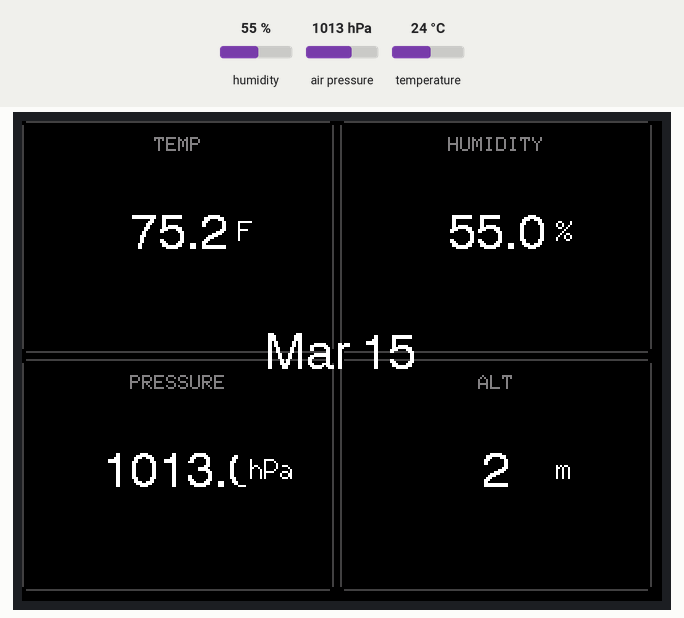
Recording of a program running on a simulated ESP32. On the bench: 320×240 colour display. Inputs (shaded band) come from the test bench; at power-on: humidity 55 %, air pressure 1013 hPa, temperature 24 °C. The local clock reads 2024-03-15 10:24:30 at power-on unless the program sets it; what the program prints to the serial monitor is not drawn.

Above: at 2.6 s.
2.7 s: humidity set to 22 %
At 5.0 s:
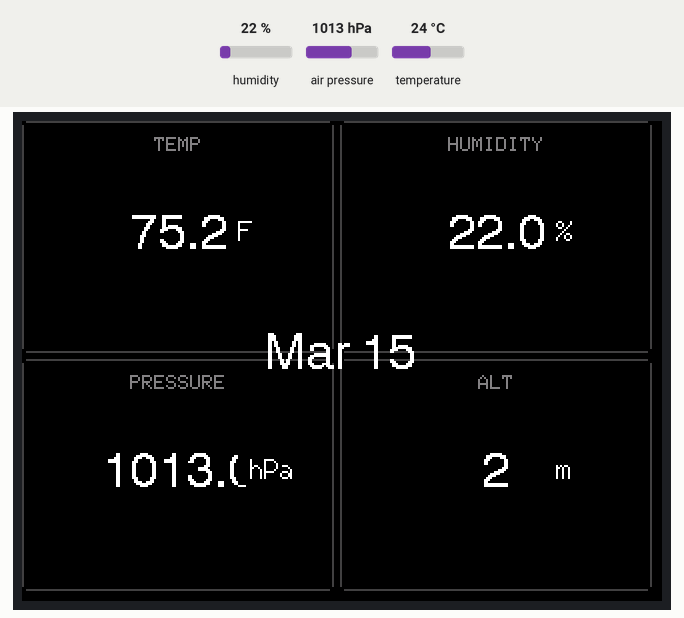
5.5 s: air pressure set to 952 hPa
At 6.8 s:
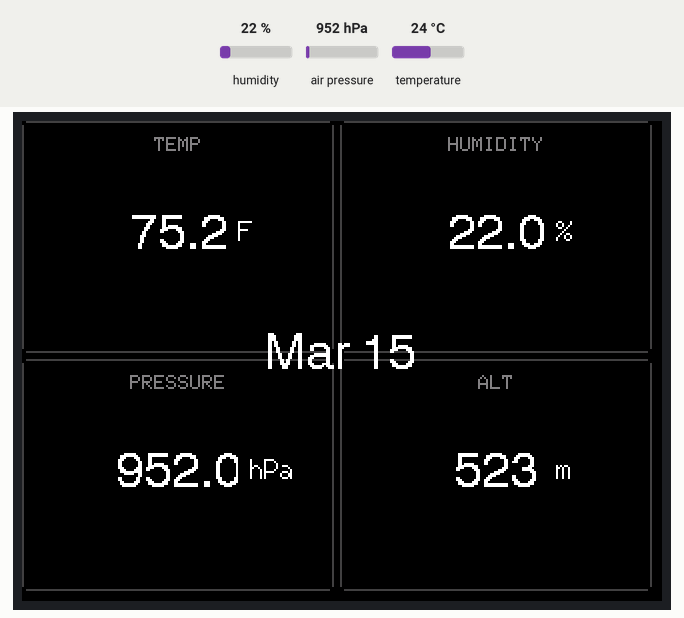
7.5 s: temperature set to 12 °C
At 9.2 s:
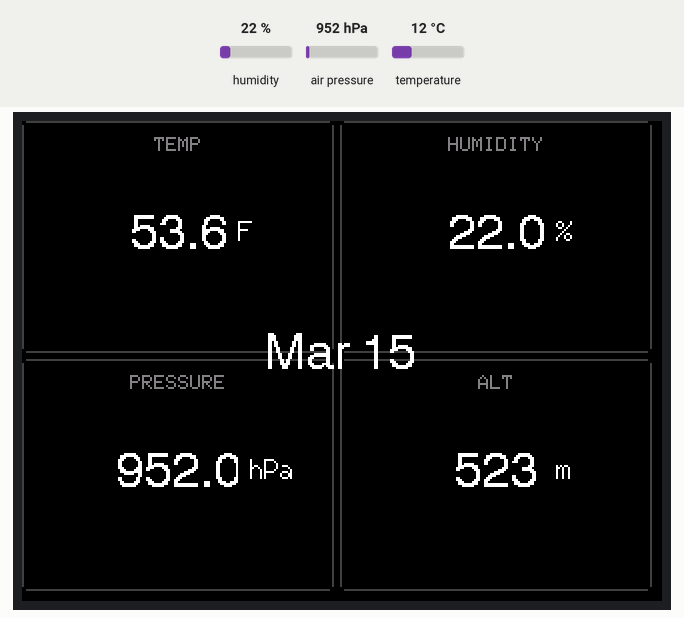
9.5 s: humidity set to 40 %
At 10.8 s:
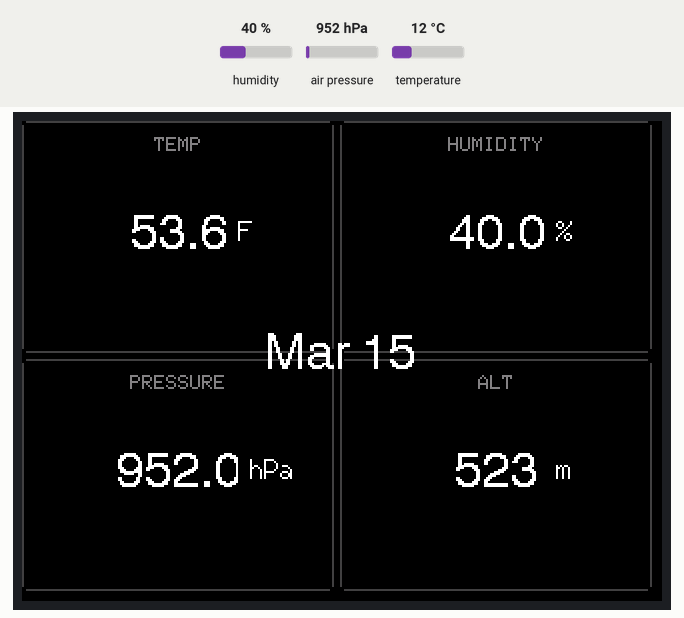
11.5 s: air pressure set to 975 hPa
At 12.6 s:
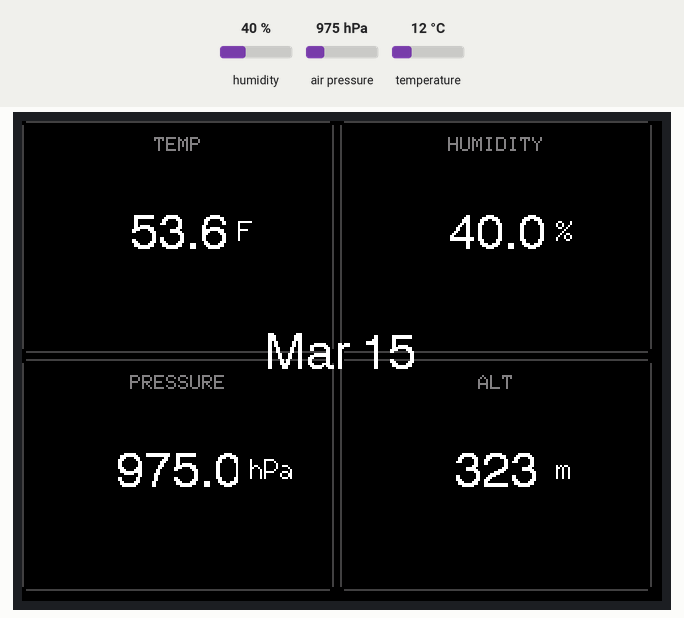
Timing chart, 0 to 14.5 s (numbered marks = the images above; inputs shaded):
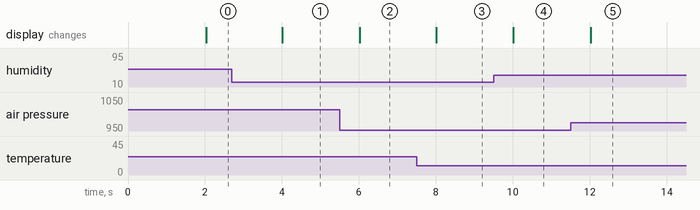

The program:

main.cpp
```cpp
#include <Arduino.h>
#include <Wire.h>
#include <Adafruit_Sensor.h>
#include <Adafruit_BME280.h>
#include <TFT_eSPI.h>
#include <time.h>

// ── I2C pins for ESP32 CYD ──────────────────────────────────────────────────
// The CYD exposes a JST connector on the back with 3.3V, GND, IO22, IO27
// Use those for I2C: SDA = 22, SCL = 27
#define I2C_SDA 22
#define I2C_SCL 27

// ── BME280 ───────────────────────────────────────────────────────────────────
// Default I2C address is 0x76 (SDO tied to GND) or 0x77 (SDO tied to VCC)
#define BME280_ADDRESS 0x77

Adafruit_BME280 bme;
TFT_eSPI tft = TFT_eSPI();

// ── Layout constants ─────────────────────────────────────────────────────────
// Color theme selection: Set USE_BW_THEME to true for black & white theme
const bool USE_BW_THEME = true;

// Color palette - Dark Neon Theme
const uint16_t COLOR_BG_DARK        = 0x0000;   // Deep black
const uint16_t COLOR_QUAD_BG_DARK   = 0x1082;   // Dark charcoal
const uint16_t COLOR_ACCENT_1_DARK  = 0x07FF;   // Cyan
const uint16_t COLOR_ACCENT_2_DARK  = 0x07E0;   // Mint green
const uint16_t COLOR_ACCENT_3_DARK  = 0xFD20;   // Soft orange
const uint16_t COLOR_ACCENT_4_DARK  = 0x00FF;   // Light cyan
const uint16_t COLOR_LABEL_DARK     = 0x8410;   // Subtle gray
const uint16_t COLOR_ERROR_DARK     = TFT_RED;
const uint16_t COLOR_BORDER_DARK    = 0x2945;   // Subtle border color

// Color palette - Black & White Theme
const uint16_t COLOR_BG_BW          = TFT_BLACK;
const uint16_t COLOR_QUAD_BG_BW     = TFT_BLACK;
const uint16_t COLOR_ACCENT_1_BW    = TFT_WHITE;
const uint16_t COLOR_ACCENT_2_BW    = TFT_WHITE;
const uint16_t COLOR_ACCENT_3_BW    = TFT_WHITE;
const uint16_t COLOR_ACCENT_4_BW    = TFT_WHITE;
const uint16_t COLOR_LABEL_BW       = 0x8410;   // Light gray
const uint16_t COLOR_ERROR_BW       = TFT_RED;
const uint16_t COLOR_BORDER_BW      = 0x4208;   // Dark gray border

// Active theme
const uint16_t COLOR_BG        = USE_BW_THEME ? COLOR_BG_BW : COLOR_BG_DARK;
const uint16_t COLOR_QUAD_BG   = USE_BW_THEME ? COLOR_QUAD_BG_BW : COLOR_QUAD_BG_DARK;
const uint16_t COLOR_ACCENT_1  = USE_BW_THEME ? COLOR_ACCENT_1_BW : COLOR_ACCENT_1_DARK;
const uint16_t COLOR_ACCENT_2  = USE_BW_THEME ? COLOR_ACCENT_2_BW : COLOR_ACCENT_2_DARK;
const uint16_t COLOR_ACCENT_3  = USE_BW_THEME ? COLOR_ACCENT_3_BW : COLOR_ACCENT_3_DARK;
const uint16_t COLOR_ACCENT_4  = USE_BW_THEME ? COLOR_ACCENT_4_BW : COLOR_ACCENT_4_DARK;
const uint16_t COLOR_LABEL     = USE_BW_THEME ? COLOR_LABEL_BW : COLOR_LABEL_DARK;
const uint16_t COLOR_ERROR     = USE_BW_THEME ? COLOR_ERROR_BW : COLOR_ERROR_DARK;
const uint16_t COLOR_BORDER    = USE_BW_THEME ? COLOR_BORDER_BW : COLOR_BORDER_DARK;

bool bmeOk = false;
unsigned long lastRead = 0;
const unsigned long READ_INTERVAL = 2000;  // ms

// ── Previous values for partial redraw ───────────────────────────────────────
float prevTemp = -999, prevHum = -999, prevPres = -999, prevAlt = -999;

// ─────────────────────────────────────────────────────────────────────────────
void drawStaticUI() {
  tft.fillScreen(COLOR_BG);

  // 2x2 quadrants with spacing and beveled corners
  const uint16_t MARGIN = 3;         // Gap between quadrants
  const uint16_t QUAD_W = 156;       // Slightly smaller quadrants
  const uint16_t QUAD_H = 116;

  // Helper function to draw rounded rectangle
  auto drawRoundedQuad = [&](int x, int y, uint16_t w, uint16_t h, const char* label, int label_y) {
    const int radius = 6;

    // Fill center rectangle
    tft.fillRect(x + radius, y, w - 2*radius, h, COLOR_QUAD_BG);
    tft.fillRect(x, y + radius, w, h - 2*radius, COLOR_QUAD_BG);

    // Fill corner circles for rounded corners
    for (int i = 0; i < radius; i++) {
      int offset = i * i;  // For smooth curve
      for (int j = 0; j < radius; j++) {
        if (i*i + j*j <= radius*radius) {
          // Top-left
          tft.drawPixel(x + radius - 1 - i, y + radius - 1 - j, COLOR_QUAD_BG);
          // Top-right
          tft.drawPixel(x + w - radius + i, y + radius - 1 - j, COLOR_QUAD_BG);
          // Bottom-left
          tft.drawPixel(x + radius - 1 - i, y + h - radius + j, COLOR_QUAD_BG);
          // Bottom-right
          tft.drawPixel(x + w - radius + i, y + h - radius + j, COLOR_QUAD_BG);
        }
      }
    }

    // Draw border with rounded corners
    // Top edge
    tft.drawFastHLine(x + radius, y, w - 2*radius, COLOR_BORDER);
    // Bottom edge
    tft.drawFastHLine(x + radius, y + h - 1, w - 2*radius, COLOR_BORDER);
    // Left edge
    tft.drawFastVLine(x, y + radius, h - 2*radius, COLOR_BORDER);
    // Right edge
    tft.drawFastVLine(x + w - 1, y + radius, h - 2*radius, COLOR_BORDER);

    // Draw corner curves
    for (int i = 0; i < radius; i++) {
      for (int j = 0; j < radius; j++) {
        if (i*i + j*j == radius*radius || (i*i + j*j < radius*radius && (i == radius-1 || j == radius-1))) {
          // Top-left corner
          tft.drawPixel(x + radius - 1 - i, y + radius - 1 - j, COLOR_BORDER);
          // Top-right corner
          tft.drawPixel(x + w - radius + i, y + radius - 1 - j, COLOR_BORDER);
          // Bottom-left corner
          tft.drawPixel(x + radius - 1 - i, y + h - radius + j, COLOR_BORDER);
          // Bottom-right corner
          tft.drawPixel(x + w - radius + i, y + h - radius + j, COLOR_BORDER);
        }
      }
    }

    // Label
    tft.setTextColor(COLOR_LABEL, COLOR_QUAD_BG);
    tft.setTextFont(1);
    tft.setTextDatum(MC_DATUM);
    tft.drawString(label, x + w/2, label_y);
  };

  // Top-left (Temperature)
  drawRoundedQuad(0, 0, QUAD_W, QUAD_H, "TEMP", 12);

  // Top-right (Humidity)
  drawRoundedQuad(QUAD_W + MARGIN, 0, QUAD_W, QUAD_H, "HUMIDITY", 12);

  // Bottom-left (Pressure)
  drawRoundedQuad(0, QUAD_H + MARGIN, QUAD_W, QUAD_H, "PRESSURE", QUAD_H + MARGIN + 12);

  // Bottom-right (Altitude)
  drawRoundedQuad(QUAD_W + MARGIN, QUAD_H + MARGIN, QUAD_W, QUAD_H, "ALT", QUAD_H + MARGIN + 12);
}

// ─────────────────────────────────────────────────────────────────────────────
// Draw value in a specific quadrant with smooth font
// quad_x, quad_y: top-left corner of quadrant
// quad_w, quad_h: quadrant dimensions
void drawQuadValue(float val, float &prev, uint16_t accentColor,
                   int quad_x, int quad_y, int quad_w, int quad_h,
                   const char* fmt, const char* unit) {
  if (val == prev) return;
  prev = val;

  // Calculate center positions for value display
  int value_y = quad_y + (quad_h / 2);

  // Erase value area
  tft.fillRect(quad_x + 10, value_y - 18, quad_w - 20, 36, COLOR_QUAD_BG);

  char buf[32];
  snprintf(buf, sizeof(buf), fmt, val);

  // Display value (large font, centered)
  tft.setTextFont(4);
  tft.setTextColor(accentColor, COLOR_QUAD_BG);
  tft.setTextDatum(MC_DATUM);
  tft.drawString(buf, quad_x + (quad_w / 2), value_y);

  // Display unit (Font 2 - medium, positioned close to the right of value)
  tft.setTextFont(2);
  tft.setTextColor(accentColor, COLOR_QUAD_BG);
  tft.setTextDatum(ML_DATUM);
  tft.drawString(unit, quad_x + (quad_w / 2) + 30, value_y - 3);
}

// ─────────────────────────────────────────────────────────────────────────────
void drawDate() {
  // Get current date from system time
  time_t now = time(nullptr);

  // If time is not set (before 2000), set a default
  if (now < 946684800) {  // Timestamp for 2000-01-01
    now = 1747939200;      // Default to May 17, 2026
  }

  struct tm* timeinfo = localtime(&now);

  char dateStr[16];
  strftime(dateStr, sizeof(dateStr), "%b %d", timeinfo);

  // Draw date at the center gap area between quadrants
  int centerX = 159;
  int centerY = 118;

  // Draw date with accent color - no background fill
  tft.setTextFont(4);
  tft.setTextColor(COLOR_ACCENT_1);
  tft.setTextDatum(MC_DATUM);
  tft.drawString(dateStr, centerX, centerY);
}

// ─────────────────────────────────────────────────────────────────────────────
void showError(const char* msg) {
  tft.fillScreen(COLOR_BG);
  tft.setTextColor(COLOR_ERROR, COLOR_BG);
  tft.setTextDatum(MC_DATUM);
  tft.setTextFont(4);
  tft.drawString("BME280 ERROR", 160, 100);
  tft.setTextFont(2);
  tft.setTextColor(TFT_WHITE, COLOR_BG);
  tft.drawString(msg, 160, 140);
  tft.drawString("Check wiring & I2C address", 160, 160);
}

// ─────────────────────────────────────────────────────────────────────────────
void setup() {
  Serial.begin(115200);

  // TFT init
  tft.init();
  tft.setRotation(1);   // landscape, USB on the right
  tft.fillScreen(COLOR_BG);

  // Backlight on
  pinMode(21, OUTPUT);
  digitalWrite(21, HIGH);

  Wire.begin(I2C_SDA, I2C_SCL);


  if (!bme.begin(BME280_ADDRESS, &Wire)) {
    Serial.println("BME280 not found! Check address (0x76 / 0x77) and wiring.");
    showError("Not found at 0x76");
    bmeOk = false;
  } else {
    Serial.println("BME280 found.");

    bme.setSampling(
      Adafruit_BME280::MODE_NORMAL,
      Adafruit_BME280::SAMPLING_X1,   // temperature
      Adafruit_BME280::SAMPLING_X1,   // pressure
      Adafruit_BME280::SAMPLING_X1,   // humidity
      Adafruit_BME280::FILTER_OFF,
      Adafruit_BME280::STANDBY_MS_500
    );
    bmeOk = true;
    drawStaticUI();
  }
}

// ─────────────────────────────────────────────────────────────────────────────
void loop() {
  if (!bmeOk) return;

  if (millis() - lastRead < READ_INTERVAL) return;
  lastRead = millis();

  float temp = bme.readTemperature() * 1.8 + 32; // °F
  float hum  = bme.readHumidity();               // %
  float pres = bme.readPressure() / 100.0f;      // hPa
  float alt  = bme.readAltitude(1013.25f);       // m (sea-level ref)

  Serial.printf("Temp: %.2f °F | Hum: %.2f %% | Pres: %.2f hPa | Alt: %.1f m\n",
                temp, hum, pres, alt);

  // Quadrant dimensions with spacing and beveled corners
  const uint16_t MARGIN = 3;
  const uint16_t QUAD_W = 156;
  const uint16_t QUAD_H = 116;

  // Top-left: Temperature
  drawQuadValue(temp, prevTemp, COLOR_ACCENT_1, 0, 0, QUAD_W, QUAD_H, "%.1f", "F");

  // Top-right: Humidity
  drawQuadValue(hum, prevHum, COLOR_ACCENT_2, QUAD_W + MARGIN, 0, QUAD_W, QUAD_H, "%.1f", "%");

  // Bottom-left: Pressure
  drawQuadValue(pres, prevPres, COLOR_ACCENT_3, 0, QUAD_H + MARGIN, QUAD_W, QUAD_H, "%.1f", " hPa");

  // Bottom-right: Altitude
  drawQuadValue(alt, prevAlt, COLOR_ACCENT_4, QUAD_W + MARGIN, QUAD_H + MARGIN, QUAD_W, QUAD_H, "%.0f", "m");

  // Update date in center
  drawDate();
}
```

Measured:
- after the input at 2.7 s, the display: changes after 1.3 s (image 1)
- after the input at 5.5 s, the display: changes after 0.52 s (image 2)
- after the input at 7.5 s, the display: changes after 0.51 s (image 3)
- after the input at 9.5 s, the display: changes after 0.51 s (image 4)
- after the input at 11.5 s, the display: changes after 0.52 s (image 5)
